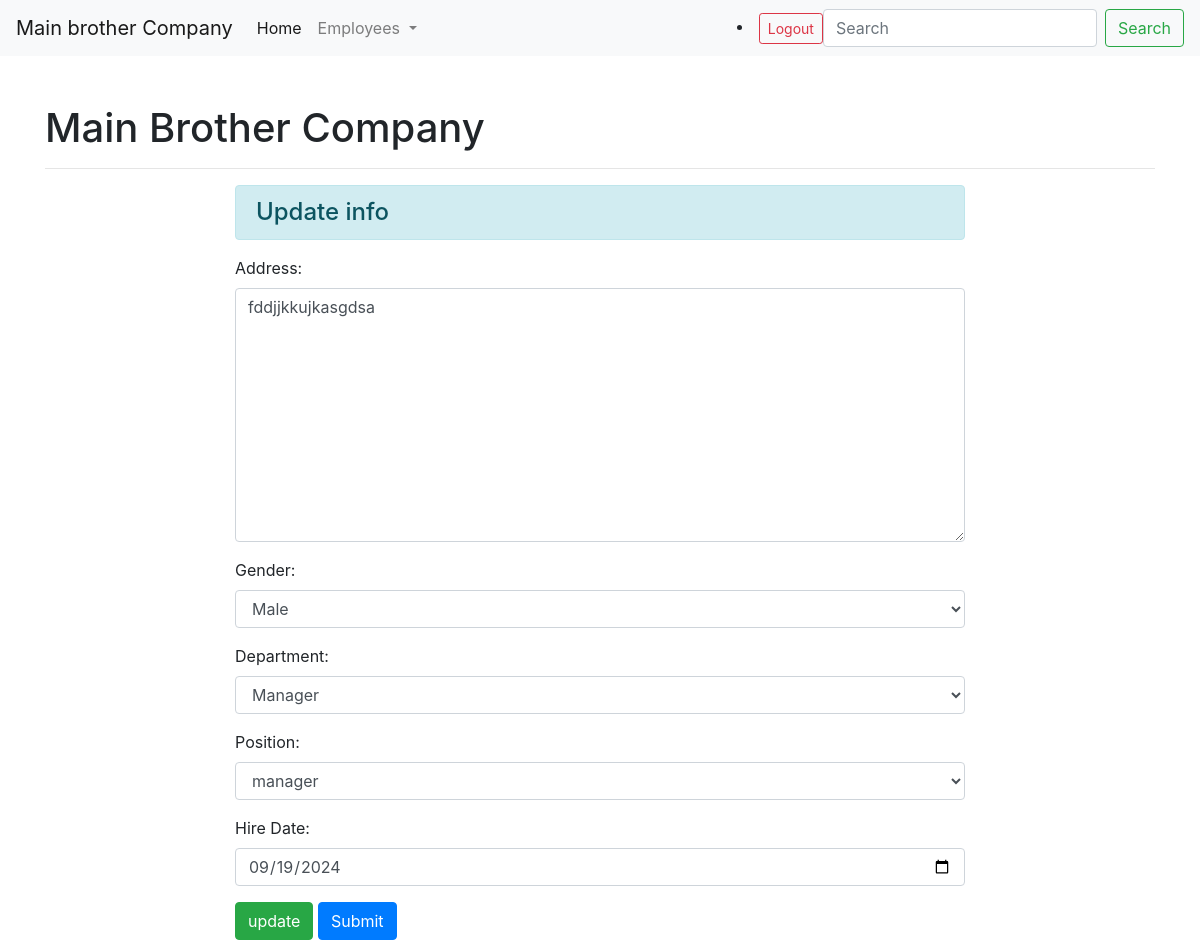
/edit_profile/2/ (signed in), run on the app's committed database.
### empcrud/models.py (models this page shows, shortened)
class EmployeeDetail(models.Model):
    emp_user = models.OneToOneField(settings.AUTH_USER_MODEL,   on_delete=models.CASCADE , related_name='emp_detail')
    emp_id = models.AutoField(primary_key=True)
    Department_Choices = [
        ('Manager' , 'Manager'),
        ('Frontend_Developer' , 'Frontend_Developer'),
        ('Backend_Developer' , 'Backend_Developer'),
        ('Fullstack_Developer' , 'Fullstack_Developer'),
        ('Designer' , 'Designer'),
        ('QA' , 'QA'),
    ]
    GENDER_CHOICES = [
        ('M', 'Male'),
        ('F', 'Female'),
        ('O', 'Other'),
    ]
    Employee_Choices = [
        ('intern' , 'intern'),
        ('junior' , 'junior'),
        ('Associate' , 'Associate'),
        ('senior' , 'senior'),
        ('lead' , 'lead'),
        ('manager' , 'manager'),
    ]
    emp_address = models.TextField(max_length=300 , null=False , blank=False)
    emp_gender = models.CharField(max_length=1, choices=GENDER_CHOICES)
    emp_department = models.CharField(choices=Department_Choices ,   max_length=20)
    emp_position = models.CharField(choices=Employee_Choices , null=False , blank=False)
    emp_hire_date = models.DateField(null=False , blank=False)
    created_at = models.DateTimeField(auto_now_add=True)
    class Meta:
        ordering = ['-created_at']
        verbose_name = 'Employee Detail'
        verbose_name_plural = 'Employee Details'

### empcrud/views.py (the view)
# urls.py: path('edit_profile/<int:pk>/', edit_profile, name='edit_profile'),
@login_required
def edit_profile(request , pk=None):
    if request.method == 'POST':
        emp = EmployeeDetail.objects.get(pk=pk)
        form = EmployeeForm(request.POST , instance=emp)
        if form.is_valid():
            form.save()
            return redirect('detail')
    else:
        emp = EmployeeDetail.objects.get(pk=pk)
        form = EmployeeForm(instance=emp)
    return render(request , 'edit_profile.html' , {'form':form})

### empcrud/forms.py
class EmployeeForm(forms.ModelForm):
    class Meta:
        model = EmployeeDetail
        exclude = ('emp_user',)
        widgets = {
            'emp_contact': forms.TextInput(attrs={'class': 'form-control'}),
            'emp_address': forms.Textarea(attrs={'class': 'form-control'}),
            'emp_gender': forms.Select(attrs={'class': 'form-control'}),
            'emp_department': forms.Select(attrs={'class': 'form-control'}),
            'emp_position': forms.Select(attrs={'class': 'form-control'}),
            'emp_hire_date': forms.DateInput(attrs={'class': 'form-control', 'type': 'date'}),
        }
        labels = {
            'emp_contact': 'Phone Number',
            'emp_department': 'Department',
            'emp_position': 'Position',
            'emp_gender': 'Gender',
            'emp_address': 'Address',
            'emp_hire_date': 'Hire Date',
        }

### empcrud/templates/edit_profile.html (shortened to what this page needs)
{% extends 'base.html'%}
{% block content %}
<div class='row'>
    <div class = 'col-sm-8 offset-2'>
        <h4 class="alert alert-info">Update info</h4>
            <form method="post" action="">
                    {{form.as_p}}
                    <input type= 'submit' class ='btn btn-success' value='update'>
                    <a href="{% url 'detail' %}" class="btn btn-primary">Submit</a>
            </form>
    </div>
</div>
{% endblock %}

### data on the page
EmployeeDetail: emp_address "fddjjkkujkasgdsa", emp_gender "Male", emp_department "Manager", emp_position "manager", emp_hire_date "09/19/2024"
